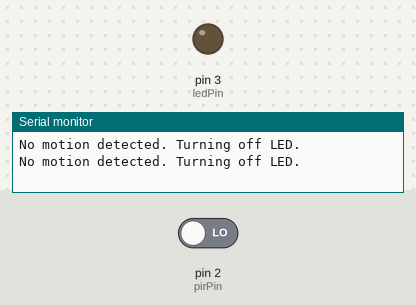
The sketch below on a simulated Arduino Uno, built with avr-gcc and run on an emulated ATmega328P. Shown: output pins drawn as LEDs (lit = HIGH), the last lines printed to the serial monitor. The inputs (shaded band) are chosen by the test bench; at power-on: pin 2 (pirPin) LOW.

Above: at 1.2 s.
1.3 s: pin 2 (pirPin) driven HIGH
At 2.8 s:
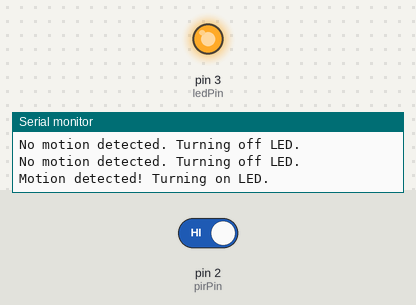
Timing chart, 0 to 4.5 s (numbered marks = the images above; inputs shaded):
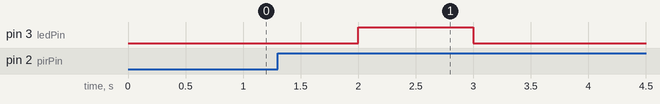

Measured:
- after the input at 1.3 s, pin 3 (ledPin): LOW → HIGH after 0.70 s, → LOW 1.0 s later

The sketch:

m1_t2.ino
```cpp
#define pirPin 2
#define ledPin 3

volatile bool ismotionDetected = false;

void interruptPIR() {
    ismotionDetected = true;
}

void setup() {
    pinMode(pirPin, INPUT);
    pinMode(ledPin, OUTPUT);
    Serial.begin(9600);

    attachInterrupt(digitalPinToInterrupt(pirPin), interruptPIR, RISING);
}

void loop() {

    if(ismotionDetected){
        digitalWrite(ledPin, HIGH);
        Serial.println("Motion detected! Turning on LED.");
        ismotionDetected = false;
    }
    else{
        digitalWrite(ledPin, LOW);
        Serial.println("No motion detected. Turning off LED.");
    }

    delay(1000);
}
```
